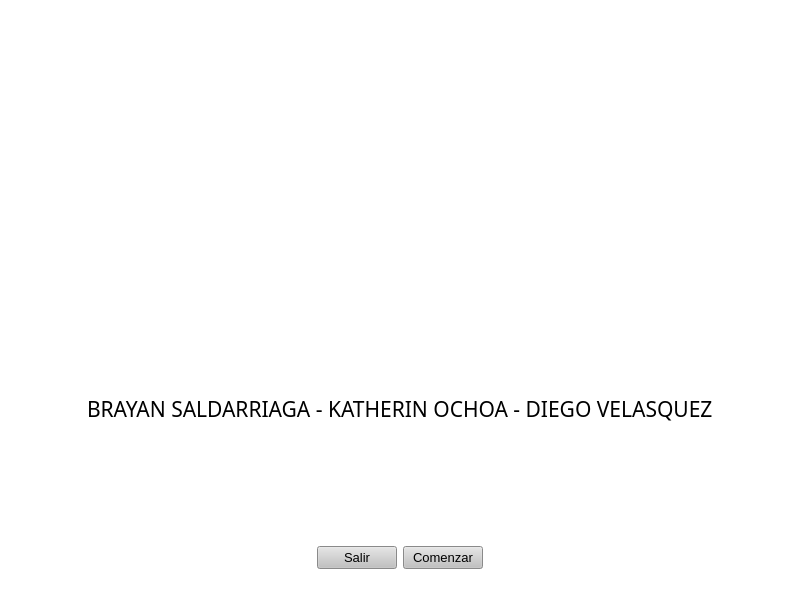
<?xml version="1.0" encoding="UTF-8"?>
<ui version="4.0">
 <class>MainWindow</class>
 <widget class="QMainWindow" name="MainWindow">
  <property name="geometry">
   <rect>
    <x>0</x>
    <y>0</y>
    <width>800</width>
    <height>600</height>
   </rect>
  </property>
  <property name="windowTitle">
   <string>MainWindow</string>
  </property>
  <property name="styleSheet">
   <string notr="true">background-color: rgb(255, 255, 255);</string>
  </property>
  <widget class="QWidget" name="centralwidget">
   <layout class="QGridLayout" name="gridLayout">
    <item row="2" column="0">
     <layout class="QHBoxLayout" name="horizontalLayout_2">
      <item>
       <spacer name="horizontalSpacer">
        <property name="orientation">
         <enum>Qt::Horizontal</enum>
        </property>
        <property name="sizeHint" stdset="0">
         <size>
          <width>40</width>
          <height>20</height>
         </size>
        </property>
       </spacer>
      </item>
      <item>
       <layout class="QHBoxLayout" name="horizontalLayout">
        <item>
         <widget class="QPushButton" name="pushButton_S">
          <property name="font">
           <font>
            <pointsize>10</pointsize>
            <weight>50</weight>
            <bold>false</bold>
           </font>
          </property>
          <property name="styleSheet">
           <string notr="true">background-color: rgb(193, 193, 193);</string>
          </property>
          <property name="text">
           <string>Salir</string>
          </property>
         </widget>
        </item>
        <item>
         <widget class="QPushButton" name="pushButton_C">
          <property name="font">
           <font>
            <pointsize>10</pointsize>
            <weight>50</weight>
            <bold>false</bold>
           </font>
          </property>
          <property name="styleSheet">
           <string notr="true">background-color: rgb(193, 193, 193);</string>
          </property>
          <property name="text">
           <string>Comenzar</string>
          </property>
         </widget>
        </item>
       </layout>
      </item>
      <item>
       <spacer name="horizontalSpacer_2">
        <property name="orientation">
         <enum>Qt::Horizontal</enum>
        </property>
        <property name="sizeHint" stdset="0">
         <size>
          <width>40</width>
          <height>20</height>
         </size>
        </property>
       </spacer>
      </item>
     </layout>
    </item>
    <item row="0" column="0">
     <widget class="QLabel" name="label">
      <property name="styleSheet">
       <string notr="true">image: url(:/Logo/LogoU.png);</string>
      </property>
      <property name="text">
       <string/>
      </property>
     </widget>
    </item>
    <item row="1" column="0">
     <layout class="QHBoxLayout" name="horizontalLayout_3">
      <item>
       <spacer name="horizontalSpacer_3">
        <property name="orientation">
         <enum>Qt::Horizontal</enum>
        </property>
        <property name="sizeHint" stdset="0">
         <size>
          <width>40</width>
          <height>20</height>
         </size>
        </property>
       </spacer>
      </item>
      <item>
       <widget class="QLabel" name="label_2">
        <property name="font">
         <font>
          <family>PMingLiU-ExtB</family>
          <pointsize>16</pointsize>
         </font>
        </property>
        <property name="cursor">
         <cursorShape>ArrowCursor</cursorShape>
        </property>
        <property name="text">
         <string>BRAYAN SALDARRIAGA - KATHERIN OCHOA - DIEGO VELASQUEZ</string>
        </property>
       </widget>
      </item>
      <item>
       <spacer name="horizontalSpacer_4">
        <property name="orientation">
         <enum>Qt::Horizontal</enum>
        </property>
        <property name="sizeHint" stdset="0">
         <size>
          <width>40</width>
          <height>20</height>
         </size>
        </property>
       </spacer>
      </item>
     </layout>
    </item>
   </layout>
  </widget>
  <widget class="QMenuBar" name="menubar">
   <property name="geometry">
    <rect>
     <x>0</x>
     <y>0</y>
     <width>800</width>
     <height>21</height>
    </rect>
   </property>
  </widget>
  <widget class="QStatusBar" name="statusbar"/>
 </widget>
 <resources>
  <include location="LogoU.qrc"/>
  <include location="integrantes.qrc"/>
  <include location="Motor.qrc"/>
 </resources>
 <connections/>
</ui>
